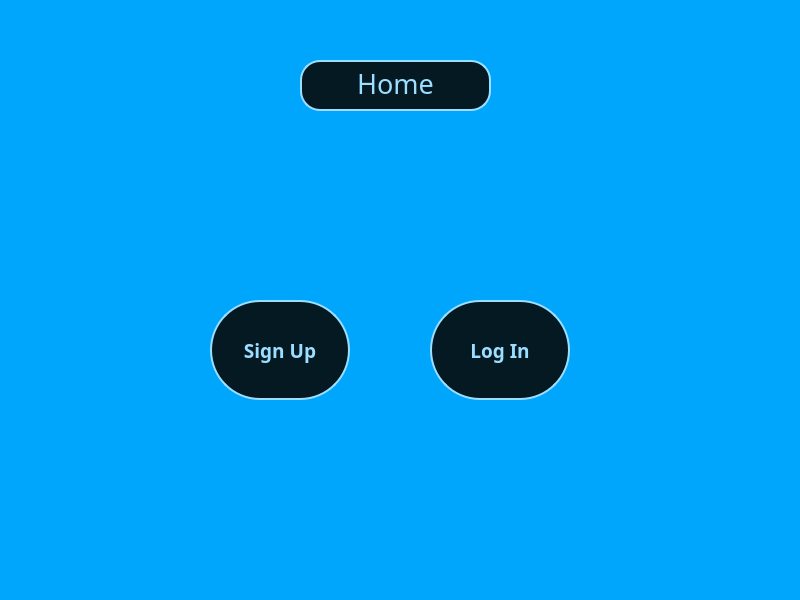
<?xml version="1.0" encoding="UTF-8"?>
<ui version="4.0">
 <class>MainWindow</class>
 <widget class="QMainWindow" name="MainWindow">
  <property name="geometry">
   <rect>
    <x>0</x>
    <y>0</y>
    <width>800</width>
    <height>600</height>
   </rect>
  </property>
  <property name="windowTitle">
   <string>MainWindow</string>
  </property>
  <property name="styleSheet">
   <string notr="true">background-color:#00A6FB</string>
  </property>
  <widget class="QWidget" name="centralwidget">
   <widget class="QPushButton" name="pushButton_sign_up">
    <property name="geometry">
     <rect>
      <x>210</x>
      <y>300</y>
      <width>140</width>
      <height>100</height>
     </rect>
    </property>
    <property name="font">
     <font>
      <family>Segoe Print</family>
      <pointsize>14</pointsize>
      <weight>75</weight>
      <bold>true</bold>
     </font>
    </property>
    <property name="styleSheet">
     <string notr="true">QPushButton{
background-color:#051923;
color:rgb(155, 222, 255);
border:2px solid rgb(155, 222, 255);
border-radius:50%;
}
QPushButton::hover{
background-color:rgb(155, 222, 255);
color:#051923;
border:2px solid #051923
}</string>
    </property>
    <property name="text">
     <string>Sign Up</string>
    </property>
   </widget>
   <widget class="QPushButton" name="pushButton_log_in">
    <property name="geometry">
     <rect>
      <x>430</x>
      <y>300</y>
      <width>140</width>
      <height>100</height>
     </rect>
    </property>
    <property name="font">
     <font>
      <family>Segoe Print</family>
      <pointsize>14</pointsize>
      <weight>75</weight>
      <bold>true</bold>
     </font>
    </property>
    <property name="styleSheet">
     <string notr="true">QPushButton{
background-color:#051923;
color:rgb(155, 222, 255);
border:2px solid rgb(155, 222, 255);
border-radius:50%;
}
QPushButton::hover{
background-color:rgb(155, 222, 255);
color:#051923;
border:2px solid #051923
}</string>
    </property>
    <property name="text">
     <string>Log In</string>
    </property>
   </widget>
   <widget class="QLabel" name="label">
    <property name="geometry">
     <rect>
      <x>300</x>
      <y>60</y>
      <width>191</width>
      <height>51</height>
     </rect>
    </property>
    <property name="font">
     <font>
      <family>Segoe Print</family>
      <pointsize>20</pointsize>
      <weight>50</weight>
      <bold>false</bold>
     </font>
    </property>
    <property name="styleSheet">
     <string notr="true">QLabel{
background-color:#051923;
color:rgb(155, 222, 255);
border:2px solid rgb(155, 222, 255);
border-radius:20px;
padding-bottom:4px
}</string>
    </property>
    <property name="text">
     <string>Home</string>
    </property>
    <property name="alignment">
     <set>Qt::AlignCenter</set>
    </property>
   </widget>
  </widget>
 </widget>
 <resources/>
 <connections/>
</ui>
